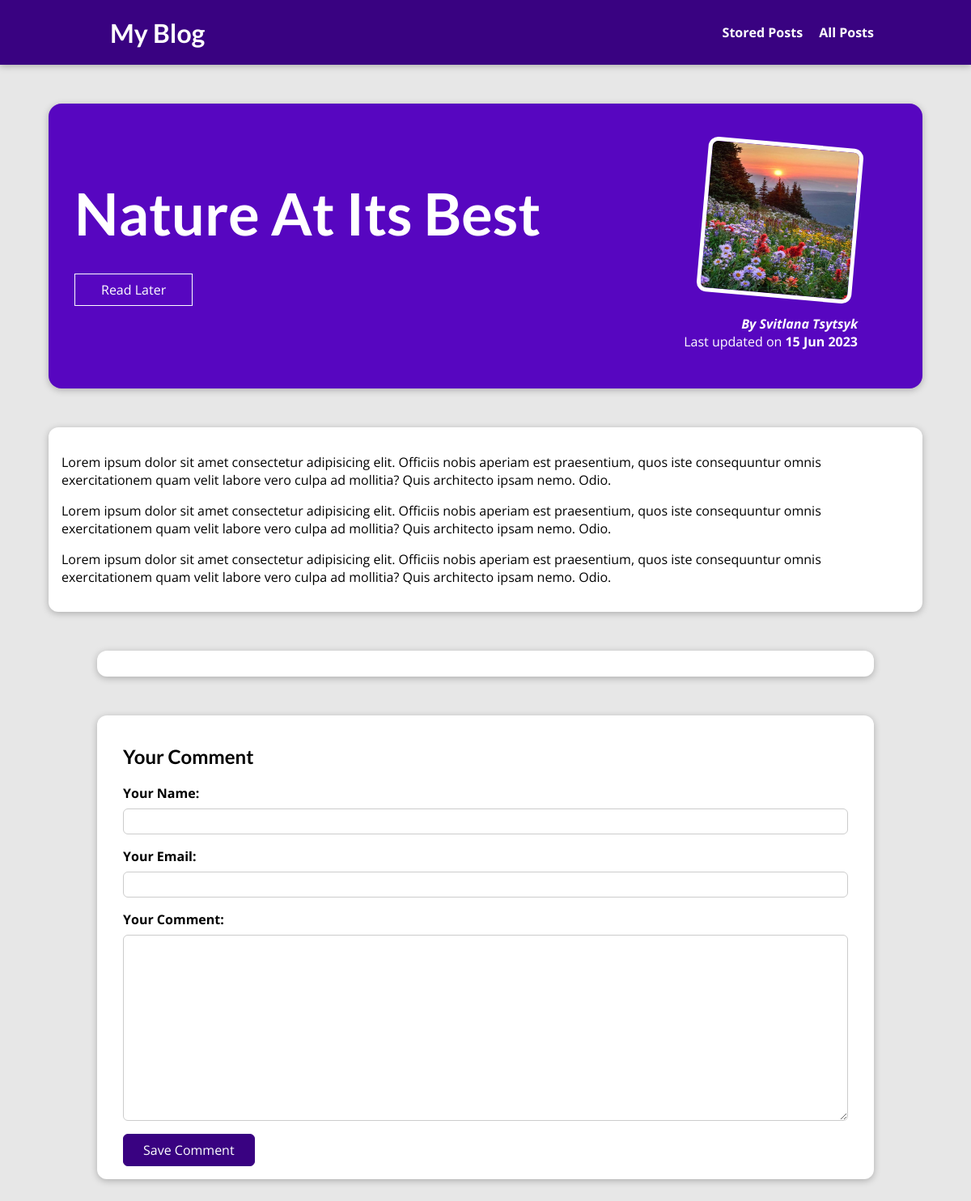
The page /posts/nature-at-its-best on the database its author committed.
### blog/models.py (models this page shows, shortened)
class Post(models.Model):
    title = models.CharField(max_length=150)
    excert=models.CharField(max_length=200)
    image = models.ImageField(upload_to="posts", null=True)
    date=models.DateField(auto_now=True)
    slug = models.SlugField(unique=True)
    content=models.TextField(validators=[MinLengthValidator(10)])
    author=models.ForeignKey(Author, on_delete=models.SET_NULL, null=True, related_name="posts")
    tags=models.ManyToManyField(Tag)

class Author(models.Model):
    first_name = models.CharField(max_length=100)
    last_name = models.CharField(max_length=100)
    email_address=models.EmailField()
    def full_name(self):
        return f"{self.first_name} {self.last_name}"
    def __str__(self):
        return self.full_name()

### blog/views.py (the view, shortened to what this page needs)
# urls.py: path("posts/<slug:slug>", views.SinglePostView.as_view(),
class SinglePostView(View):
    def is_stored_post(self, request, post_id):
        stored_posts = request.session.get("stored_posts")
        if stored_posts is not None:
            is_saved_for_later = post_id in stored_posts
        else:
            is_saved_for_later = False
        return is_saved_for_later
    def get(self, request, slug):
        post=Post.objects.get(slug=slug)
        context={
            "post": post,
            "post_tag": post.tags.all(),
            "comment_form": CommentForm(),
            "comments" : post.comments.all().order_by("-id"),
            "is_saved_for_later": self.is_stored_post(request, post.id)
        }
        return render(request, "blog/post-detail.html", context)

### blog/forms.py
class CommentForm(forms.ModelForm):
    class Meta:
        model=Comment
        exclude = ["post"]
        labels = {
            "user_name": "Your Name",
            "user_email": "Your Email",
            "text": "Your Comment"
        }

### blog/templates/blog/post-detail.html (shortened to what this page needs)
{% extends "base.html" %}
{% load static %}
{% block css_files %}
<link rel="stylesheet" href="{% static "blog/post-detail.css" %}" />
{% endblock %}
{% block content %}
<section id="summary">
  <h2>{{ post.title }}</h2>
  <div id="read-later">
    <form action="{% url "read-later" %}" method="POST">
      <button>
        {% if is_saved_for_later %}
          Remove from "Read Later" List
        {% else %}
          Read Later
        {% endif %}
      </button>
    </form>
  </div>
  <article>
    <img src="{{ post.image.url }}" alt="{{ post.title }}" />
    <address>By <a href="mailto:{{ post.author.email_address }}">{{ post.author }}</a></address>
    <div>Last updated on <time>{{ post.date|date:"d M Y" }}</time></div>
  </article>
</section>
<main>
  {{ post.content|linebreaks }}
</main>
<section id="comments">
</section>
<section id="comment-form">
  <h2>Your Comment</h2>
  <form action="{% url "post-detail-page" post.slug %}" method="POST">
    {% for form_field in comment_form %}
      <div class="form-control {% if form_field.errors %}invalid{% endif %}">
        {{ form_field.label_tag }}
        {{ form_field }}
      </div>
    {% endfor %}
    <button>Save Comment</button>
  </form>
</section>
{% endblock %}

### static/app.css (style rules this page uses)
* { box-sizing: border-box; }
html { font-family: 'Open Sans', 'Lato', sans-serif; }
body { margin: 0; }
h1, h2, h3 { font-family: 'Lato', sans-serif; font-weight: bold; }

### blog/static/blog/post-detail.css (style rules this page uses)
body { background-color: #e7e7e7; }
#summary { margin: 8rem auto 3rem auto; padding: 2rem; width: 90%; max-width: 90rem; border-radius: 16px; background-color: #5706c0; position: relative; box-shadow: 0 2px 8px rgba(0, 0, 0, 0.25); height: 22rem; }
#summary h2 { color: white; font-size: 4.5rem; margin-bottom: 0.25rem; }
#summary article { position: absolute; top: 2rem; right: 3rem; padding: 1rem 2rem; border-radius: 12px; text-align: right; color: white; }
#summary article img { width: 12rem; height: 12rem; border-radius: 12px; transform: rotateZ(5deg); border: 5px solid white; margin-bottom: 1rem; }
#summary address { font-weight: bold; }
#summary a { color: white; text-decoration: none; }
#summary time { font-weight: bold; }
#read-later { margin: 2rem 0; }
#read-later button { background-color: transparent; border: 1px solid white; padding: 0.5rem 2rem; font: inherit; color: white; cursor: pointer; }
main { width: 90%; max-width: 90rem; margin: 3rem auto; background-color: white; padding: 1rem; border-radius: 12px; box-shadow: 0 2px 8px rgba(0, 0, 0, 0.25); }
#comment-form { margin: 3rem auto; width: 90%; max-width: 40rem; border-radius: 12px; background-color: white; box-shadow: 0 2px 8px rgba(0, 0, 0, 0.25); padding: 1rem; }
#comment-form button { font: inherit; background-color: #390281; color: white; border: 1px solid #390281; padding: 0.5rem 1.5rem; border-radius: 6px; cursor: pointer; }
.form-control { margin-bottom: 1rem; }
.form-control label { font-weight: bold; margin-bottom: 0.5rem; display: block; }
.form-control input, .form-control textarea { display: block; width: 100%; font: inherit; padding: 0.25rem; border-radius: 6px; border: 1px solid #ccc; }
#comments, #comment-form { margin: 3rem auto; width: 90%; max-width: 60rem; border-radius: 12px; background-color: white; box-shadow: 0 2px 8px rgba(0, 0, 0, 0.25); padding: 1rem 2rem; }

### rows shown on the page
Post: title "Nature At Its Best", image (picture), author "Svitlana Tsytsyk", date "15 Jun 2023", content "Lorem ipsum dolor sit amet consectetur adipisicing elit. Officiis nobis aperiam est praesentium, quos iste consequuntur omnis exercitationem quam velit labore vero culpa ad mollitia? Quis architecto ipsam nemo. Odio. Lorem ipsum dolor sit amet consectetur adipisicing elit. Officiis nobis aperiam est praesentium, quos iste consequuntur omnis exercitationem quam velit labore vero culpa ad mollitia? Quis architecto ipsam nemo. Odio. Lorem ipsum dolor sit amet consectetur adipisicing elit. Officiis nobis aperiam est praesentium, quos iste consequuntur omnis exercitationem quam velit labore vero culpa ad mollitia? Quis architecto ipsam nemo. Odio."
